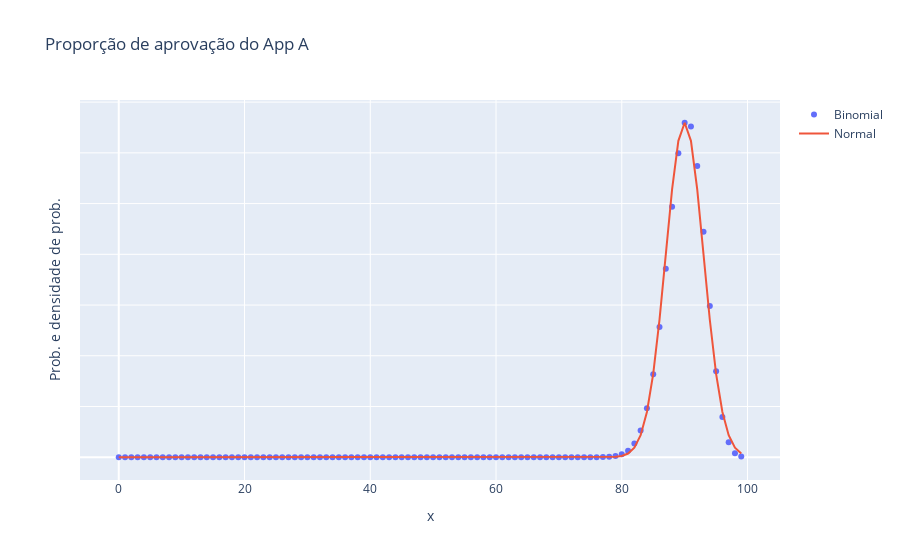

The notebook cell saved with this chart:
### Markdown cell above
## Binomial vs normal

Mudando a escala no eixo vertical...

### Code cell
binomial_e_proporção_vs_normal(empresa_A, rescale_x=False, rescale_y=True)
